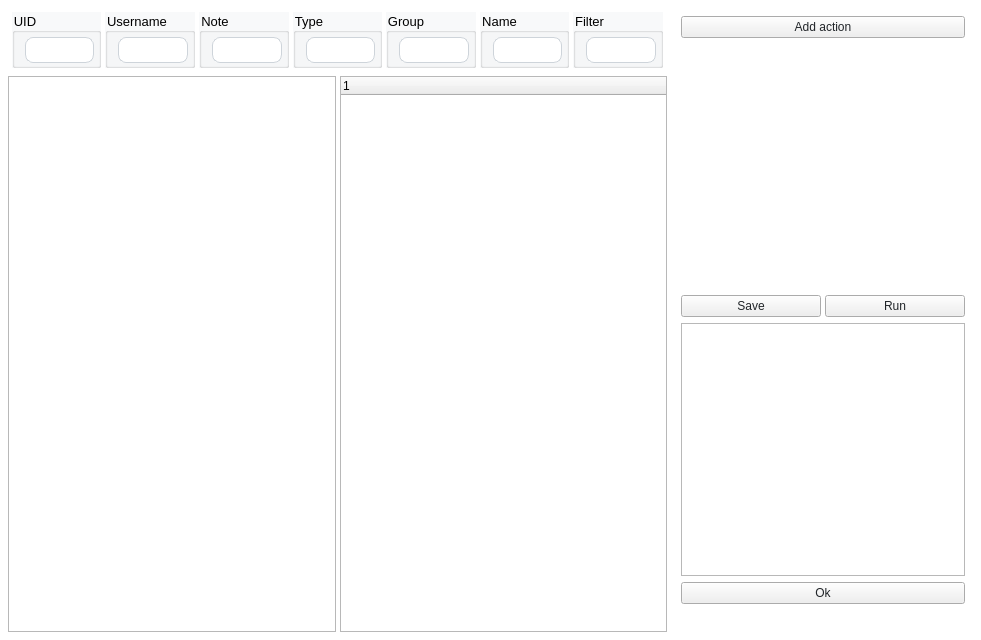
<?xml version="1.0" encoding="UTF-8"?>
<ui version="4.0">
 <class>PageFacebookRobot</class>
 <widget class="QWidget" name="PageFacebookRobot">
  <property name="geometry">
   <rect>
    <x>0</x>
    <y>0</y>
    <width>981</width>
    <height>640</height>
   </rect>
  </property>
  <property name="windowTitle">
   <string>Form</string>
  </property>
  <property name="styleSheet">
   <string notr="true">#PageFacebookRobot{
  font-family: &quot;Courier New&quot;;
  background-color: #FFFFFF;
}
QGroupBox {
  font-family: &quot;Courier New&quot;;
  font-size: 13px;
  background-color: rgba(248, 249, 250, 1);
}
QLineEdit {
  padding: 4px 0;
  border: 1px solid #ced4da;
  border-radius: 8px;
  margin-left: 8px;
  padding-left: 4px;
  background-color: #FFFFFF;
  color:#212529;
}
QPlainTextEdit {
	background-color: #FFFFFF;
  color:#212529;
}
QLabel {
  font-family: &quot;Courier New&quot;;
  font-size: 13px;
  color: rgb(90, 93, 97);
}
QRadioButton {
  font-family: &quot;Courier New&quot;;
  font-size: 13px;
  color: #212529;
}
QComboBox {
  font-family: &quot;Courier New&quot;;
  font-size: 13px;
  color: #212529;
}
QPushButton {
  color: #212529;
}

</string>
  </property>
  <layout class="QHBoxLayout" name="horizontalLayout_2">
   <property name="leftMargin">
    <number>8</number>
   </property>
   <property name="topMargin">
    <number>8</number>
   </property>
   <property name="rightMargin">
    <number>8</number>
   </property>
   <property name="bottomMargin">
    <number>8</number>
   </property>
   <item>
    <layout class="QHBoxLayout" name="container_layout">
     <property name="rightMargin">
      <number>0</number>
     </property>
     <item>
      <layout class="QVBoxLayout" name="display_container">
       <property name="spacing">
        <number>4</number>
       </property>
       <item>
        <widget class="QWidget" name="search_container" native="true">
         <layout class="QHBoxLayout" name="horizontalLayout_6">
          <property name="spacing">
           <number>0</number>
          </property>
          <property name="leftMargin">
           <number>4</number>
          </property>
          <property name="topMargin">
           <number>4</number>
          </property>
          <property name="rightMargin">
           <number>4</number>
          </property>
          <property name="bottomMargin">
           <number>4</number>
          </property>
          <item>
           <layout class="QHBoxLayout" name="search_layout">
            <property name="spacing">
             <number>4</number>
            </property>
            <property name="leftMargin">
             <number>0</number>
            </property>
            <property name="topMargin">
             <number>0</number>
            </property>
            <property name="rightMargin">
             <number>0</number>
            </property>
            <property name="bottomMargin">
             <number>0</number>
            </property>
            <item>
             <widget class="QGroupBox" name="uid_container">
              <property name="title">
               <string>UID</string>
              </property>
              <layout class="QVBoxLayout" name="verticalLayout_22">
               <property name="spacing">
                <number>4</number>
               </property>
               <property name="leftMargin">
                <number>2</number>
               </property>
               <property name="topMargin">
                <number>4</number>
               </property>
               <property name="rightMargin">
                <number>4</number>
               </property>
               <property name="bottomMargin">
                <number>2</number>
               </property>
               <item>
                <widget class="QLineEdit" name="uid_input"/>
               </item>
              </layout>
             </widget>
            </item>
            <item>
             <widget class="QGroupBox" name="username_container">
              <property name="title">
               <string>Username</string>
              </property>
              <layout class="QVBoxLayout" name="verticalLayout_24">
               <property name="spacing">
                <number>4</number>
               </property>
               <property name="leftMargin">
                <number>2</number>
               </property>
               <property name="topMargin">
                <number>4</number>
               </property>
               <property name="rightMargin">
                <number>4</number>
               </property>
               <property name="bottomMargin">
                <number>2</number>
               </property>
               <item>
                <widget class="QLineEdit" name="username_input"/>
               </item>
              </layout>
             </widget>
            </item>
            <item>
             <widget class="QGroupBox" name="note_container">
              <property name="title">
               <string>Note</string>
              </property>
              <layout class="QVBoxLayout" name="verticalLayout_25">
               <property name="spacing">
                <number>4</number>
               </property>
               <property name="leftMargin">
                <number>2</number>
               </property>
               <property name="topMargin">
                <number>4</number>
               </property>
               <property name="rightMargin">
                <number>4</number>
               </property>
               <property name="bottomMargin">
                <number>2</number>
               </property>
               <item>
                <widget class="QLineEdit" name="note_input"/>
               </item>
              </layout>
             </widget>
            </item>
            <item>
             <widget class="QGroupBox" name="type_container">
              <property name="title">
               <string>Type</string>
              </property>
              <layout class="QVBoxLayout" name="verticalLayout_26">
               <property name="spacing">
                <number>4</number>
               </property>
               <property name="leftMargin">
                <number>2</number>
               </property>
               <property name="topMargin">
                <number>4</number>
               </property>
               <property name="rightMargin">
                <number>4</number>
               </property>
               <property name="bottomMargin">
                <number>2</number>
               </property>
               <item>
                <widget class="QLineEdit" name="type_input"/>
               </item>
              </layout>
             </widget>
            </item>
            <item>
             <widget class="QGroupBox" name="groupt_container">
              <property name="title">
               <string>Group</string>
              </property>
              <layout class="QVBoxLayout" name="verticalLayout_27">
               <property name="spacing">
                <number>4</number>
               </property>
               <property name="leftMargin">
                <number>2</number>
               </property>
               <property name="topMargin">
                <number>4</number>
               </property>
               <property name="rightMargin">
                <number>4</number>
               </property>
               <property name="bottomMargin">
                <number>2</number>
               </property>
               <item>
                <widget class="QLineEdit" name="group_input"/>
               </item>
              </layout>
             </widget>
            </item>
            <item>
             <widget class="QGroupBox" name="name_container">
              <property name="title">
               <string>Name</string>
              </property>
              <layout class="QVBoxLayout" name="verticalLayout_28">
               <property name="spacing">
                <number>4</number>
               </property>
               <property name="leftMargin">
                <number>2</number>
               </property>
               <property name="topMargin">
                <number>4</number>
               </property>
               <property name="rightMargin">
                <number>4</number>
               </property>
               <property name="bottomMargin">
                <number>2</number>
               </property>
               <item>
                <widget class="QLineEdit" name="name_input"/>
               </item>
              </layout>
             </widget>
            </item>
            <item>
             <widget class="QGroupBox" name="filter_container_2">
              <property name="title">
               <string>Filter</string>
              </property>
              <layout class="QVBoxLayout" name="verticalLayout_29">
               <property name="spacing">
                <number>4</number>
               </property>
               <property name="leftMargin">
                <number>2</number>
               </property>
               <property name="topMargin">
                <number>4</number>
               </property>
               <property name="rightMargin">
                <number>4</number>
               </property>
               <property name="bottomMargin">
                <number>2</number>
               </property>
               <item>
                <widget class="QLineEdit" name="filter_input"/>
               </item>
              </layout>
             </widget>
            </item>
           </layout>
          </item>
         </layout>
        </widget>
       </item>
       <item>
        <widget class="QWidget" name="robot_table_container" native="true">
         <layout class="QHBoxLayout" name="horizontalLayout_8">
          <property name="spacing">
           <number>4</number>
          </property>
          <property name="leftMargin">
           <number>0</number>
          </property>
          <property name="topMargin">
           <number>0</number>
          </property>
          <property name="rightMargin">
           <number>0</number>
          </property>
          <property name="bottomMargin">
           <number>0</number>
          </property>
          <item>
           <layout class="QHBoxLayout" name="robot_table_container_layout">
            <item>
             <widget class="QTableView" name="profiles_table"/>
            </item>
            <item>
             <widget class="QTreeWidget" name="actions_tree_view">
              <column>
               <property name="text">
                <string notr="true">1</string>
               </property>
              </column>
             </widget>
            </item>
           </layout>
          </item>
         </layout>
        </widget>
       </item>
      </layout>
     </item>
     <item>
      <widget class="QWidget" name="actions_container" native="true">
       <property name="minimumSize">
        <size>
         <width>300</width>
         <height>0</height>
        </size>
       </property>
       <layout class="QVBoxLayout" name="verticalLayout_3">
        <property name="leftMargin">
         <number>8</number>
        </property>
        <property name="topMargin">
         <number>8</number>
        </property>
        <property name="rightMargin">
         <number>8</number>
        </property>
        <property name="bottomMargin">
         <number>8</number>
        </property>
        <item>
         <layout class="QVBoxLayout" name="actions_container_layout">
          <property name="spacing">
           <number>4</number>
          </property>
          <property name="bottomMargin">
           <number>0</number>
          </property>
          <item>
           <layout class="QVBoxLayout" name="action_payload_layout"/>
          </item>
          <item>
           <widget class="QPushButton" name="action_add_btn">
            <property name="text">
             <string>Add action</string>
            </property>
           </widget>
          </item>
          <item>
           <spacer name="action_payload_hover">
            <property name="sizeHint" stdset="0">
             <size>
              <width>20</width>
              <height>40</height>
             </size>
            </property>
           </spacer>
          </item>
          <item>
           <layout class="QHBoxLayout" name="action_button_layout">
            <item>
             <widget class="QPushButton" name="action_save_btn">
              <property name="text">
               <string>Save</string>
              </property>
             </widget>
            </item>
            <item>
             <widget class="QPushButton" name="action_run_btn">
              <property name="text">
               <string>Run</string>
              </property>
             </widget>
            </item>
           </layout>
          </item>
         </layout>
        </item>
        <item>
         <widget class="QWidget" name="results_container" native="true">
          <layout class="QVBoxLayout" name="verticalLayout_2">
           <property name="leftMargin">
            <number>0</number>
           </property>
           <property name="topMargin">
            <number>0</number>
           </property>
           <property name="rightMargin">
            <number>0</number>
           </property>
           <property name="bottomMargin">
            <number>0</number>
           </property>
           <item>
            <layout class="QVBoxLayout" name="results_container_layout">
             <property name="bottomMargin">
              <number>20</number>
             </property>
             <item>
              <widget class="QListView" name="results_list_view"/>
             </item>
             <item>
              <widget class="QPushButton" name="result_ok_btn">
               <property name="text">
                <string>Ok</string>
               </property>
              </widget>
             </item>
            </layout>
           </item>
          </layout>
         </widget>
        </item>
       </layout>
      </widget>
     </item>
    </layout>
   </item>
  </layout>
 </widget>
 <resources/>
 <connections/>
</ui>
